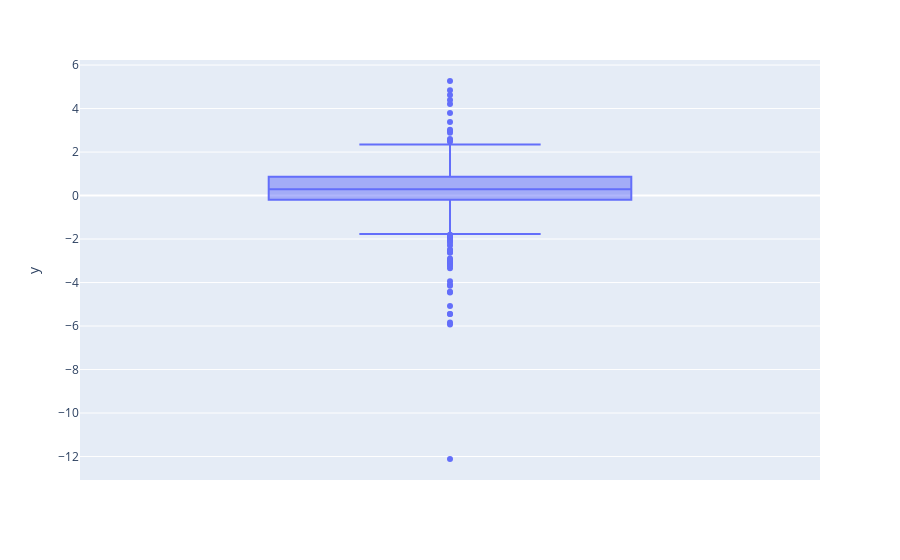

The notebook cell saved with this chart:
### Markdown cell above
## Métodos Univariados

**Métodos Qualitativos**

**Boxplot**

O Boxplot ou box plot é um diagrama de caixa construído utilizando as referências de valores mínimos e máximos, primeiro e terceiro quartil, mediana e outliers da base de dados. Seu objetivo é estudar as medidas estatística do conjunto de dados, como propriedades de variabilidade, média, outliers, valores mínimos e máximo e distribuição de quartis.

Sem mais delongas, vamos ao gráfico. Vamos analisar o atributo 'V2' do conjunto de dados:

### Code cell
px.box(y=df['V2'])

### Figure 1 — Plotly figure (JSON) as saved in the notebook; plotly's stock layout.template omitted (floating-point values rounded to 4 significant figures; data arrays with more than 128 entries replaced by an {"elided": "..."} marker saying what was removed)
{"data": [{"alignmentgroup": "True", "hovertemplate": "y=%{y}<extra></extra>", "legendgroup": "", "marker": {"color": "#636efa"}, "name": "", "notched": false, "offsetgroup": "", "orientation": "v", "showlegend": false, "type": "box", "x0": " ", "xaxis": "x", "y": {"elided": "1000 float values"}, "y0": " ", "yaxis": "y"}], "layout": {"boxmode": "group", "legend": {"tracegroupgap": 0}, "margin": {"t": 60}, "xaxis": {"anchor": "y", "domain": [0, 1]}, "yaxis": {"anchor": "x", "domain": [0, 1], "title": {"text": "y"}}}}
